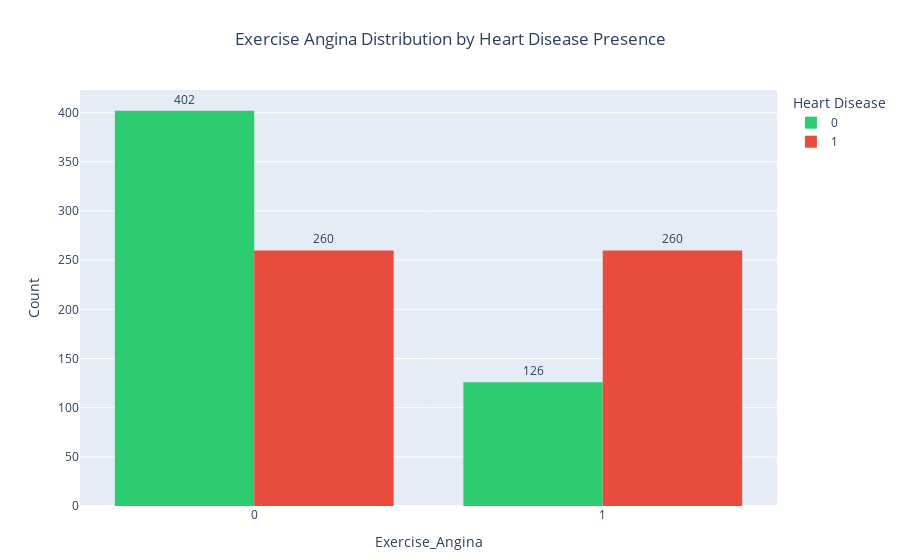

Notebook source saved alongside this figure:
### Code cell
# Creating interactive plot 
fig = px.histogram(df, x='exercise_angina', color='target', barmode='group',
                   color_discrete_map={0: '#2ECC71', 1: '#E74C3C'},  # Green for 'No Disease', Red for 'Disease'
                   labels={'target': 'Heart Disease'},
                   title= "Exercise Angina Distribution by Heart Disease Presence")

# Customizing layout 
fig.update_layout(
    xaxis_title="Exercise_Angina",
    yaxis_title="Count",
    legend_title="Heart Disease",
    bargap=0.2, 
    title_x=0.5,  
    margin=dict(t=90, b=50)
)

# Showing the count labels on top of bars
fig.update_traces(texttemplate='%{y}', textposition='outside')

fig.show()

### Figure 1 — Plotly figure (JSON) as saved in the notebook; plotly's stock layout.template omitted (floating-point values rounded to 4 significant figures; data arrays with more than 128 entries replaced by an {"elided": "..."} marker saying what was removed)
{"data": [{"alignmentgroup": "True", "bingroup": "x", "hovertemplate": "Heart Disease=0<br>exercise_angina=%{x}<br>count=%{y}<extra></extra>", "legendgroup": "0", "marker": {"color": "#2ECC71", "pattern": {"shape": ""}}, "name": "0", "offsetgroup": "0", "orientation": "v", "showlegend": true, "textposition": "outside", "texttemplate": "%{y}", "type": "histogram", "x": {"elided": "528 int values"}, "xaxis": "x", "yaxis": "y"}, {"alignmentgroup": "True", "bingroup": "x", "hovertemplate": "Heart Disease=1<br>exercise_angina=%{x}<br>count=%{y}<extra></extra>", "legendgroup": "1", "marker": {"color": "#E74C3C", "pattern": {"shape": ""}}, "name": "1", "offsetgroup": "1", "orientation": "v", "showlegend": true, "textposition": "outside", "texttemplate": "%{y}", "type": "histogram", "x": {"elided": "520 int values"}, "xaxis": "x", "yaxis": "y"}], "layout": {"bargap": 0.2, "barmode": "group", "legend": {"title": {"text": "Heart Disease"}, "tracegroupgap": 0}, "margin": {"b": 50, "t": 90}, "title": {"text": "Exercise Angina Distribution by Heart Disease Presence", "x": 0.5}, "xaxis": {"anchor": "y", "domain": [0, 1], "title": {"text": "Exercise_Angina"}}, "yaxis": {"anchor": "x", "domain": [0, 1], "title": {"text": "Count"}}}}
